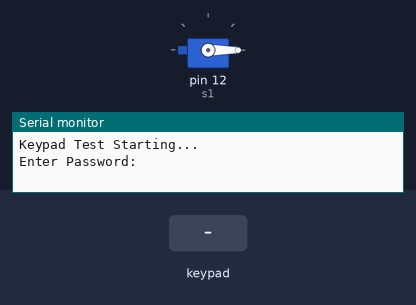
The sketch below on a simulated Arduino Uno, built with avr-gcc and run on an emulated ATmega328P. Shown: servo, the last lines printed to the serial monitor. The inputs (shaded band) are chosen by the test bench.

Above: at 1.2 s.
1.3 s: keypad keys 1 2 3 4 pressed 0.4 s apart
At 3.4 s:
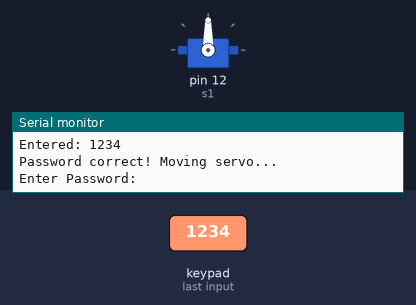
4.4 s: key 'A' pressed
At 4.7 s:
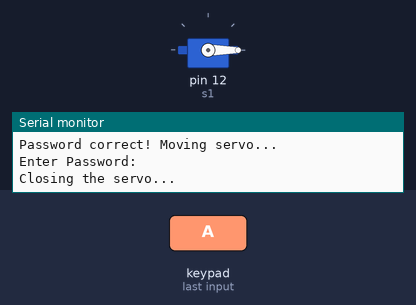
Timing chart, 0 to 7.4 s (numbered marks = the images above; inputs shaded):
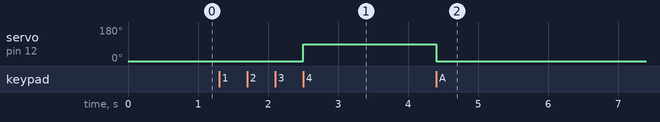

Measured:
- after the input at 1.3 s, servo on pin 12 (s1): 0° → 90° after 1.2 s
- after the input at 4.4 s, servo on pin 12 (s1): 90° → 0° at once

The sketch:

digital_lock2.ino
```cpp
#include <Keypad.h>
#include <Servo.h>

Servo s1;
const byte Rows = 4;
const byte  Col = 4;
char keys[Rows][Col] = {
  {'1', '2', '3', 'A'},
  {'4', '5', '6', 'B'},
  {'7', '8', '9', 'C'},
  {'*', '0', '#', 'D'}
};
byte RowPins[Rows] = {9, 8, 7, 6};
byte ColPins[Col] = {5, 4, 3, 2};
Keypad customKeypad = Keypad(makeKeymap(keys), RowPins, ColPins, Rows, Col);

char inputdisp[5];
byte inputIndex = 0;
char password[5] = "1234";
bool settingNewPassword = false;
bool verifyOldPassword = false;

void setup() {
  Serial.begin(9600);
  Serial.println("Keypad Test Starting...");
  s1.attach(12);
  s1.write(0);
  Serial.println("Enter Password:");
}

void loop() {
  char customkey = customKeypad.getKey();

  if (customkey) {
    if (customkey == '*') {
      Serial.println("Enter current password to set a new one:");
      verifyOldPassword = true;
      inputIndex = 0;
      clearInput();
    } else if (customkey == 'A') {
      Serial.println("Closing the servo...");
      s1.write(0);
    } else if (inputIndex < 4 && isDigit(customkey)) {
      inputdisp[inputIndex] = customkey;
      Serial.print("Entered: ");
      Serial.println(inputdisp);
      inputIndex++;
    }

    if (inputIndex == 4) {
      inputdisp[4] = '\0';

      if (verifyOldPassword) {
        if (strcmp(inputdisp, password) == 0) {
          Serial.println("Correct! Enter new 4-digit password:");
          settingNewPassword = true;
        } else {
          Serial.println("Incorrect current password! Try again.");
          Serial.println("Enter Password:");
        }
        verifyOldPassword = false;
      } else if (settingNewPassword) {
        strcpy(password, inputdisp);
        Serial.println("New password set successfully!");
        Serial.println("Enter Password:");
        settingNewPassword = false;
      } else {
        if (strcmp(inputdisp, password) == 0) {
          Serial.println("Password correct! Moving servo...");
          servomove();
        } else {
          Serial.println("Wrong password! Try again.");
        }
        Serial.println("Enter Password:");
      }

      inputIndex = 0;
      clearInput();
    }
  }
}

void servomove() {
  s1.write(90);
}

void clearInput() {
  for (int i = 0; i < 5; i++) {
    inputdisp[i] = '\0';
  }
}
```
